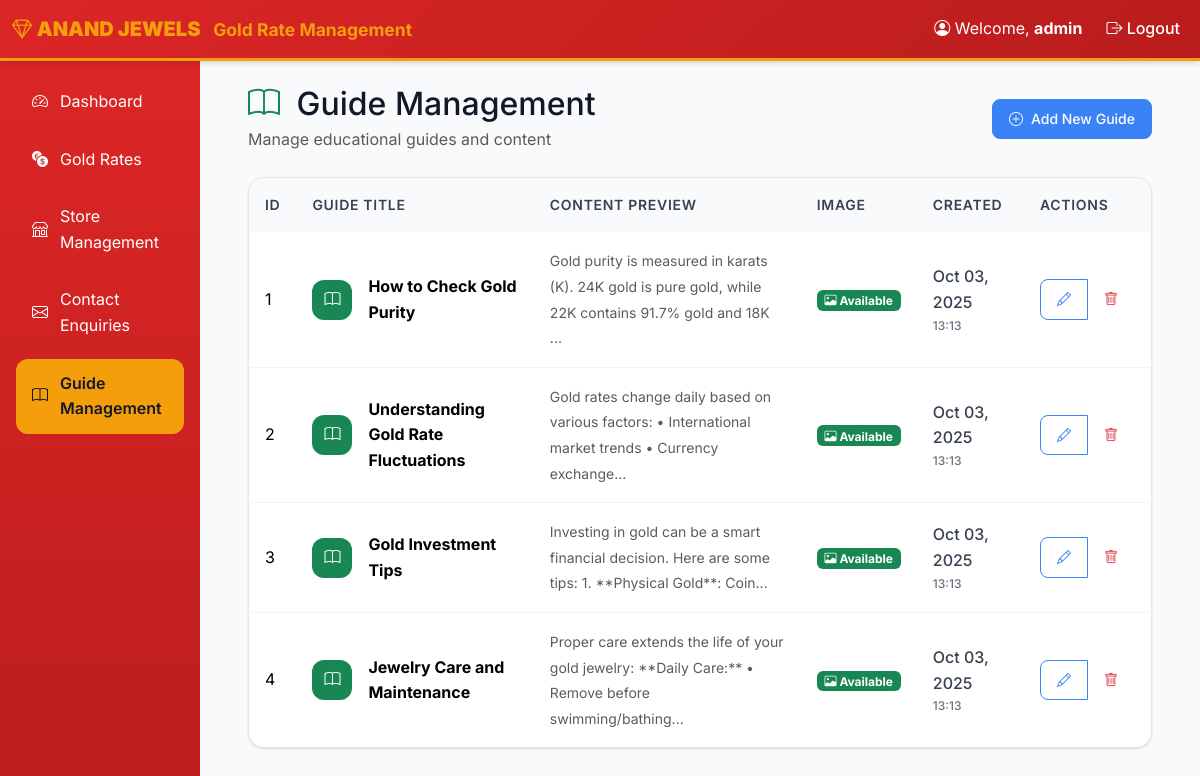
Screenshot of /admin/guides (signed in) with the database file from the repository.
### models.py (models this page shows, shortened)
class AdminUser(Base):
    __tablename__ = "admin_users"
    id = Column(Integer, primary_key=True, index=True)
    username = Column(String, unique=True, index=True, nullable=False)
    password_hash = Column(String, nullable=False)

class Guide(Base):
    __tablename__ = "guides"
    id = Column(Integer, primary_key=True, index=True)
    title = Column(String, nullable=False)
    content = Column(Text, nullable=False)
    image = Column(String, nullable=True)  # Path to uploaded image
    created_at = Column(DateTime, default=func.now(), nullable=False)

### routers/stores.py (the view)
@router.get("/guides")
async def list_guides(request: Request, db: Session = Depends(get_db)):
    user = get_current_user(request, db)
    if not user:
        return RedirectResponse(url="/admin/login", status_code=302)
    guides = db.query(Guide).order_by(Guide.created_at.desc()).all()
    return templates.TemplateResponse("guides/list.html", {
        "request": request,
        "user": user,
        "guides": guides
    })

### templates/guides/list.html (shortened to what this page needs)
{% extends "base.html" %}
{% block content %}
<div class="container-fluid px-4">
    <div class="row mb-4">
        <div class="col-12">
            <div class="d-flex justify-content-between align-items-center">
                <div>
                    <h1 class="h2 mb-1">
                        <i class="bi bi-book text-success me-2"></i>
                        Guide Management
                    </h1>
                    <p class="text-muted mb-0">Manage educational guides and content</p>
                </div>
                <div>
                    <a href="/admin/guides/add" class="btn btn-primary">
                        <i class="bi bi-plus-circle"></i>
                        Add New Guide
                    </a>
                </div>
            </div>
        </div>
    </div>
    <div class="row">
        <div class="col-12">
            {% if guides %}
            <div class="table-card">
                <div class="table-responsive">
                    <table class="table">
                        <thead>
                            <tr>
                                <th>ID</th>
                                <th>Guide Title</th>
                                <th class="d-none d-md-table-cell">Content Preview</th>
                                <th class="d-none d-lg-table-cell">Image</th>
                                <th class="d-none d-lg-table-cell">Created</th>
                                <th>Actions</th>
                            </tr>
                        </thead>
                        <tbody>
                            {% for guide in guides %}
                            <tr>
                                <td>{{ guide.id }}</td>
                                <td>
                                    <div class="d-flex align-items-center">
                                        <div class="feature-icon bg-success me-3" style="width: 40px; height: 40px;">
                                            <i class="bi bi-book"></i>
                                        </div>
                                        <div>
                                            <strong>{{ guide.title }}</strong>
                                        </div>
                                    </div>
                                </td>
                                <td class="d-none d-md-table-cell">
                                    <small class="text-muted">
                                        {{ guide.content[:100] }}{% if guide.content|length > 100 %}...{% endif %}
                                    </small>
                                </td>
                                <td class="d-none d-lg-table-cell">
                                    {% if guide.image %}
                                        <span class="badge bg-success">
                                            <i class="bi bi-image"></i> Available
                                        </span>
                                    {% else %}
                                        <span class="badge bg-secondary">
                                            <i class="bi bi-image"></i> No Image
                                        </span>
                                    {% endif %}
                                </td>
                                <td class="d-none d-lg-table-cell">
                                    <div class="update-time">
                                        {{ guide.created_at.strftime('%b %d, %Y') }}
                                        <small>{{ guide.created_at.strftime('%H:%M') }}</small>
                                    </div>
                                </td>
                                <td>
                                    <div class="btn-group btn-group-sm" role="group">
                                        <a href="/admin/guides/edit/{{ guide.id }}" class="btn btn-outline-primary">
                                            <i class="bi bi-pencil"></i>
                                        </a>
                                        <a href="/admin/guides/delete/{{ guide.id }}"
                                           class="btn btn-outline-danger"
                                           onclick="return confirm('Are you sure you want to delete this guide?')">
                                            <i class="bi bi-trash"></i>
                                        </a>
                                    </div>
                                </td>
                            </tr>
                            {% endfor %}
                        </tbody>
                    </table>
                </div>
            </div>
            {% endif %}
        </div>
    </div>
</div>
{% endblock %}

### templates/base.html (shortened to what this page needs)
<!DOCTYPE html>
<html lang="en">
<head>
    <link href="https://cdn.jsdelivr.net/npm/bootstrap@5.3.2/dist/css/bootstrap.min.css" rel="stylesheet">
    <link href="https://cdn.jsdelivr.net/npm/bootstrap-icons@1.10.0/font/bootstrap-icons.css" rel="stylesheet">
    <link href="/static/style.css" rel="stylesheet">
</head>
<body>
    {% block navbar %}
    {% if user %}
    <nav class="navbar navbar-expand-lg navbar-dark">
        <div class="container-fluid">
            <a class="navbar-brand" href="/admin">
                <i class="bi bi-gem"></i>
                <strong>ANAND JEWELS</strong>
                <small class="d-none d-md-inline-block ms-2">Gold Rate Management</small>
            </a>
            <div class="collapse navbar-collapse" id="navbarNav">
                <div class="navbar-nav ms-auto">
                    <span class="navbar-text me-3">
                        <i class="bi bi-person-circle"></i> Welcome, <strong>{{ user.username }}</strong>
                    </span>
                    <a class="nav-link" href="/admin/logout">
                        <i class="bi bi-box-arrow-right"></i> Logout
                    </a>
                </div>
            </div>
        </div>
    </nav>
    {% endif %}
    {% endblock %}
    <div class="container-fluid">
        <div class="row">
            {% if user %}
            <div class="col-md-3 col-lg-2 sidebar p-3 d-none d-md-block">
                <ul class="nav nav-pills flex-column">
                    <li class="nav-item">
                        <a class="nav-link {% if request.url.path == '/admin' %}active{% endif %}" href="/admin">
                            <i class="bi bi-speedometer2"></i> Dashboard
                        </a>
                    </li>
                    <li class="nav-item">
                        <a class="nav-link {% if 'gold-rates' in request.url.path %}active{% endif %}" href="/admin/gold-rates">
                            <i class="bi bi-currency-exchange"></i> Gold Rates
                        </a>
                    </li>
                    <li class="nav-item">
                        <a class="nav-link {% if 'stores' in request.url.path %}active{% endif %}" href="/admin/stores">
                            <i class="bi bi-shop"></i> Store Management
                        </a>
                    </li>
                    <li class="nav-item">
                        <a class="nav-link {% if 'contact-enquiries' in request.url.path %}active{% endif %}" href="/admin/contact-enquiries">
                            <i class="bi bi-envelope"></i> Contact Enquiries
                        </a>
                    </li>
                    <li class="nav-item">
                        <a class="nav-link {% if 'guides' in request.url.path %}active{% endif %}" href="/admin/guides">
                            <i class="bi bi-book"></i> Guide Management
                        </a>
                    </li>
                </ul>
            </div>
            {% endif %}
            <div class="{% if user %}col-md-9 col-lg-10{% else %}col-12{% endif %} {% if user %}main-content{% endif %} p-4">
                {% block content %}{% endblock %}
            </div>
        </div>
    </div>
</body>
</html>

### static/style.css (style rules this page uses)
:root { --primary: #DC2626; --secondary: #F59E0B; --success: #10B981; --warning: #F59E0B; --info: #3B82F6; --danger: #EF4444; --white: #FFFFFF; --gray-50: #F9FAFB; --gray-100: #F3F4F6; --gray-200: #E5E7EB; --gray-300: #D1D5DB; --gray-400: #9CA3AF; --gray-500: #6B7280; --gray-600: #4B5563; --gray-700: #374151; --gray-800: #1F2937; --gray-900: #111827; --space-1: 0.25rem; --space-2: 0.5rem; --space-3: 0.75rem; --space-4: 1rem; --space-5: 1.25rem; --space-6: 1.5rem; --space-8: 2rem; --space-10: 2.5rem; --space-12: 3rem; --radius-sm: 0.375rem; --radius: 0.5rem; --radius-lg: 0.75rem; --radius-xl: 1rem; --radius-2xl: 1.5rem; --shadow-sm: 0 1px 2px 0 rgb(0 0 0 / 0.05); --shadow: 0 1px 3px 0 rgb(0 0 0 / 0.1), 0 1px 2px -1px rgb(0 0 0 / 0.1); --shadow-md: 0 4px 6px -1px rgb(0 0 0 / 0.1), 0 2px 4px -2px rgb(0 0 0 / 0.1); --shadow-lg: 0 10px 15px -3px rgb(0 0 0 / 0.1), 0 4px 6px -4px rgb(0 0 0 / 0.1); --shadow-xl: 0 20px 25px -5px rgb(0 0 0 / 0.1), 0 8px 10px -6px rgb(0 0 0 / 0.1); --font-sans: 'Inter', -apple-system, BlinkMacSystemFont, 'Segoe UI', Roboto, sans-serif; }
* { box-sizing: border-box; }
body { font-family: var(--font-sans); background-color: var(--gray-50); color: var(--gray-900); line-height: 1.6; margin: 0; padding: 0; }
.navbar { background: linear-gradient(135deg, var(--primary), #B91C1C); border-bottom: 3px solid var(--secondary); box-shadow: var(--shadow-md); }
.navbar-brand { font-weight: 700; color: var(--secondary) !important; font-size: 1.25rem; }
.navbar-nav .nav-link { color: var(--white) !important; font-weight: 500; transition: color 0.2s ease; }
.navbar-text { color: var(--white) !important; }
.sidebar { background: linear-gradient(180deg, var(--primary), #B91C1C); min-height: 100vh; padding: var(--space-6); }
.sidebar .nav-link { color: var(--white) !important; padding: var(--space-3) var(--space-4); border-radius: var(--radius-lg); margin-bottom: var(--space-2); transition: all 0.2s ease; display: flex; align-items: center; gap: var(--space-3); }
.sidebar .nav-link.active { background-color: var(--secondary); color: var(--gray-900) !important; font-weight: 600; }
.table-card { background: var(--white); border-radius: var(--radius-xl); box-shadow: var(--shadow); border: 1px solid var(--gray-200); overflow: hidden; }
.table { margin-bottom: 0; }
.table thead th { background: var(--gray-50); border: none; color: var(--gray-700); font-weight: 600; padding: var(--space-4); font-size: 0.875rem; text-transform: uppercase; letter-spacing: 0.05em; }
.table tbody td { padding: var(--space-4); border-bottom: 1px solid var(--gray-100); vertical-align: middle; }
.table tbody tr:last-child td { border-bottom: none; }
.update-time { font-weight: 500; color: var(--gray-700); }
.update-time small { display: block; color: var(--gray-500); font-size: 0.75rem; }
.feature-icon { width: 40px; height: 40px; border-radius: var(--radius-lg); display: flex; align-items: center; justify-content: center; color: var(--white); font-size: 1rem; flex-shrink: 0; }
.btn { display: inline-flex; align-items: center; justify-content: center; gap: var(--space-2); padding: var(--space-3) var(--space-4); border-radius: var(--radius); font-weight: 500; text-decoration: none; border: 1px solid transparent; cursor: pointer; transition: all 0.2s ease; font-size: 0.875rem; line-height: 1; }
.btn-primary { background: var(--info); color: var(--white); border-color: var(--info); }
.btn-outline-primary { background: transparent; color: var(--info); border-color: var(--info); }
.d-flex { display: flex; }
.d-none { display: none; }
.align-items-center { align-items: center; }
.justify-content-between { justify-content: space-between; }
.mb-0 { margin-bottom: 0; }
.me-2 { margin-right: var(--space-2); }
.me-3 { margin-right: var(--space-3); }
@media (min-width: 768px) { .d-md-table-cell { display: table-cell !important; } }
@media (min-width: 992px) { .d-lg-table-cell { display: table-cell !important; } }

### rows the page displays
AdminUser: username "admin"
Guide: id "1", title "How to Check Gold Purity", content "Gold purity is measured in karats (K). 24K gold is pure gold, while 22K contains 91.7% gold and 18K", shows "Available", created_at "Oct 03, 2025", created_at "13:13"
Guide: id "2", title "Understanding Gold Rate Fluctuations", content "Gold rates change daily based on various factors: • International market trends • Currency exchange", shows "Available", created_at "Oct 03, 2025", created_at "13:13"
Guide: id "3", title "Gold Investment Tips", content "Investing in gold can be a smart financial decision. Here are some tips: 1. **Physical Gold**: Coin", shows "Available", created_at "Oct 03, 2025", created_at "13:13"
Guide: id "4", title "Jewelry Care and Maintenance", content "Proper care extends the life of your gold jewelry: **Daily Care:** • Remove before swimming/bathing", shows "Available", created_at "Oct 03, 2025", created_at "13:13"
